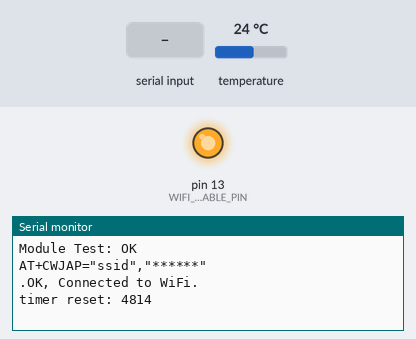
Simulated run of this sketch. Board: Arduino Leonardo, built with avr-gcc and run on an emulated ATmega32U4. Shown: output pins drawn as LEDs (lit = HIGH), the last lines printed to the serial monitor. The test bench sets the inputs (shaded band); at power-on: temperature 24 °C. The modem accepts every AT command (registered, SIM ready, sends succeed) and sends nothing else.

Above: at 6.0 s.
6.1 s: "AT\n" received over Serial
8.1 s: "AT\n" received over the second serial link
10.2 s: "1\n" received over Serial
At 11.1 s:
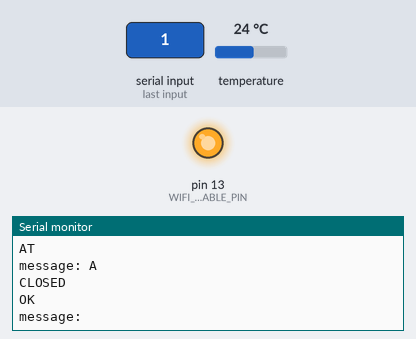
11.7 s: "1\n" received over the second serial link
At 12.3 s:
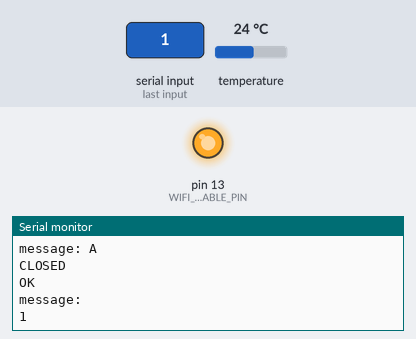

Measured:
- after the input at 10.2 s, the serial monitor: prints a new line at once (image 1)
- after the input at 11.7 s, the serial monitor: prints a new line at once (image 2)

The sketch:

cactus_wifi.ino
```cpp
#include <OneWire.h>
#include <DallasTemperature.h>
//#include <SoftwareSerial.h>

//period between posts, set at 60 seconds
#define DELAY_PERIOD 60000

//pin for the DS18B20 temperature module
#define TEMPERATURE_PIN 3

// Important!! We use pin 13 for enable esp8266
#define WIFI_ENABLE_PIN 13

#define SSID "ssid"
#define PASS "******"
#define PUBLIC_KEY "ppppppppp"
#define PRIVATE_KEY "kkkkkkkkk"

#define DEBUG 0


OneWire oneWire(TEMPERATURE_PIN);
DallasTemperature sensors(&oneWire);

// use http://www.hacktronics.com/Tutorials/arduino-1-wire-address-finder.html
// to find the address of your DS18B20, it will be different then this
DeviceAddress thermometer = { 0x28, 0xFF, 0xED, 0xC9, 0x81, 0x15, 0x02, 0xB2 };

char serialbuffer[100];//serial buffer for request command
long nextTime;//next time in millis that the temperature read will fire
int wifiConnected = 0;

//SoftwareSerial Serial1(11, 12); // rx, tx

void setup()
{
Serial1.begin(9600);//connection to ESP8266
Serial.begin(9600); //serial debug

if(DEBUG) {
while(!Serial);
}

    pinMode(13, OUTPUT);
    digitalWrite(13, HIGH);
    delay(1000);//delay

    //set mode needed for new boards
    Serial1.println("AT+RST");
    delay(3000);//delay after mode change
    Serial1.println("AT+CWMODE=1");
    delay(300);
    Serial1.println("AT+RST");
    delay(500);

    sensors.begin();

    nextTime = millis();//reset the timer
}

boolean connectWifi() {
 String cmd="AT+CWJAP=\"";
 cmd+=SSID;
 cmd+="\",\"";
 cmd+=PASS;
 cmd+="\"";
 Serial.println(cmd);
 Serial1.println(cmd);

 for(int i = 0; i < 20; i++) {
   Serial.print(".");
   if(Serial1.find("OK"))
   {
     wifiConnected = 1;
     break;
   }

   delay(50);
 }

 Serial.println(
   wifiConnected ?
   "OK, Connected to WiFi." :
   "Can not connect to the WiFi."
 );

 return wifiConnected;
}

void loop()
{

    if(!wifiConnected) {
      Serial1.println("AT");
      delay(1000);
      if(Serial1.find("OK")){
        Serial.println("Module Test: OK");
        connectWifi();
      }
    }

    if(!wifiConnected) {
      delay(500);
      return;
    }

    //output everything from ESP8266 to the Arduino Micro Serial output
    while (Serial1.available() > 0) {
      Serial.write(Serial1.read());
    }

    //to send commands to the ESP8266 from serial monitor (ex. check IP addr)
    if (Serial.available() > 0) {
       //read from serial monitor until terminating character
       int len = Serial.readBytesUntil('\n', serialbuffer, sizeof(serialbuffer));

       //trim buffer to length of the actual message
       String message = String(serialbuffer).substring(0,len-1);

       Serial.println("message: " + message);

       //check to see if the incoming serial message is an AT command
       if(message.substring(0,2)=="AT"){
         //make command request
         Serial.println("COMMAND REQUEST");
         Serial1.println(message);
       }//if not AT command, ignore
    }

    //wait for timer to expire
    if(nextTime<millis()){
      Serial.print("timer reset: ");
      Serial.println(nextTime);

      //reset timer
      nextTime = millis() + DELAY_PERIOD;

      //get temp
      sensors.requestTemperatures();
      //send temp
      SendTempData(sensors.getTempC(thermometer));

    }
}


//web request needs to be sent without the http for now, https still needs some working
void SendTempData(float temperature){
 char temp[10];

 Serial.print("temp: ");
 Serial.println(temperature);

 dtostrf(temperature,1,2,temp);

 //create start command
 String startcommand = "AT+CIPSTART=\"TCP\",\"data.sparkfun.com\", 80";

 Serial1.println(startcommand);
 Serial.println(startcommand);

 //test for a start error
 if(Serial1.find("Error")){
   Serial.println("error on start");
   return;
 }

 //create the request command
 String sendcommand = "GET /input/";
 sendcommand.concat(PUBLIC_KEY);
 sendcommand.concat("?private_key=");
 sendcommand.concat(PRIVATE_KEY);
 sendcommand.concat("&temp=");
 sendcommand.concat(String(temp));
 //sendcommand.concat("\r\n");
 //sendcommand.concat(" HTTP/1.0\r\n\r\n");
 sendcommand.concat(" HTTP/1.1\n");
 sendcommand.concat("Host: data.sparkfun.com\n");
 sendcommand.concat("Connection: close\n\n");

 Serial.println(sendcommand);


 //send to ESP8266
 Serial1.print("AT+CIPSEND=");
 Serial1.println(sendcommand.length());

 //display command in serial monitor
 Serial.print("AT+CIPSEND=");
 Serial.println(sendcommand.length());

 if(Serial1.find(">"))
 {
   Serial.println(">");
 }else
 {
   //Serial1.println("AT+CIPCLOSE");
   Serial.println("connect timeout");
   delay(1000);
   return;
 }

 //Serial.print("Debug:");
 //Serial.print(sendcommand);
 Serial1.print(sendcommand);
 delay(1000);
 Serial1.println("AT+CIPCLOSE");
}
```
